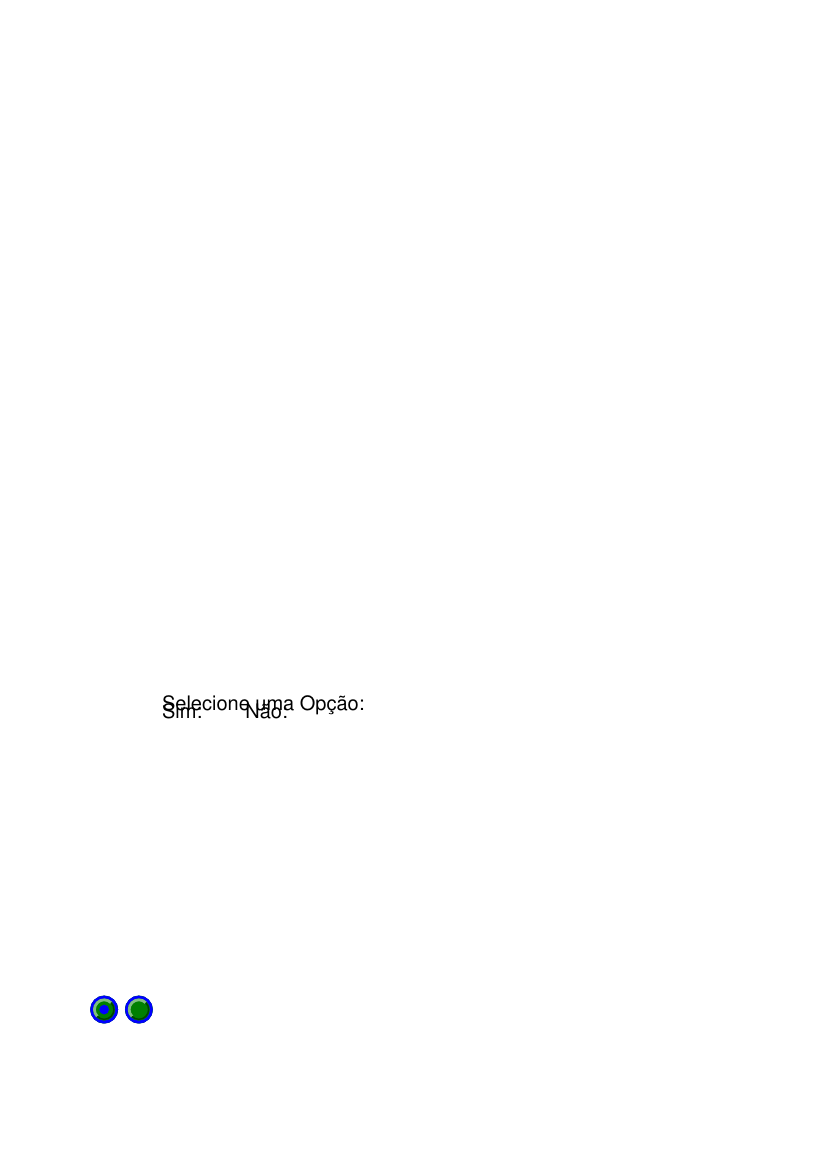

The script that saved this image:
from reportlab.pdfgen.canvas import Canvas
from reportlab.lib.units import cm
from reportlab.lib.colors import green, blue


def translate(canvas):
    canvas.translate(2*cm, 7*cm)


def scale(canvas):
    canvas.scale(1.2, 1.2)


def radio(canvas):
    canvas.drawString(x=50, y=110, text='Selecione uma Opção:')

    canvas.drawString(x=50, y=105, text='Sim:')
    canvas.acroForm.radio(
        name='radio1',
        value='Sim',
        tooltip='Sim',
        selected=True,
        shape='circle',
        x=65,
        y=105,
        buttonStyle='circle',
        borderStyle='bevelled',
        borderWidth=2,
        borderColor=blue,
        fillColor=green,
        textColor=blue,
        forceBorder=True
    )

    canvas.drawString(x=100, y=105, text='Não:')
    canvas.acroForm.radio(
        name='radio1',
        value='Não',
        tooltip='Não',
        selected=False,
        shape='circle',
        x=90,
        y=105,
        buttonStyle='circle',
        borderStyle='bevelled',
        borderWidth=2,
        borderColor=blue,
        fillColor=green,
        textColor=blue,
        forceBorder=True
    )


if __name__ == '__main__':
    pdf = Canvas(filename='radio_form.pdf')
    translate(pdf)
    scale(pdf)
    radio(pdf)
    pdf.showPage()
    pdf.save()
